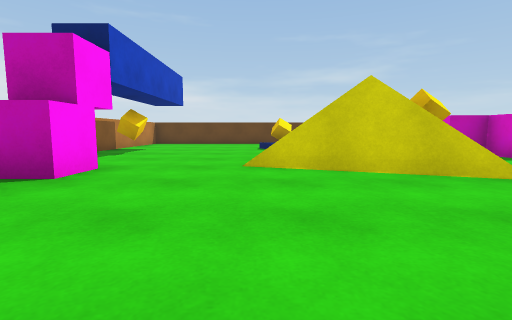
view 1 (above)

20 first-person views from a walk through a Unity game level. The camera is 0.62 m above the floor, tilts 6° down and sees 85° across. The floor is counted in squares, 1 m on a side. Each view is taken from the middle of a square. On the plan, view 1 faces up. The plan holds only what a view shows up to about 9 squares ahead; the rest is blank. The place goes on beyond the plan. The player is left out.

view 2
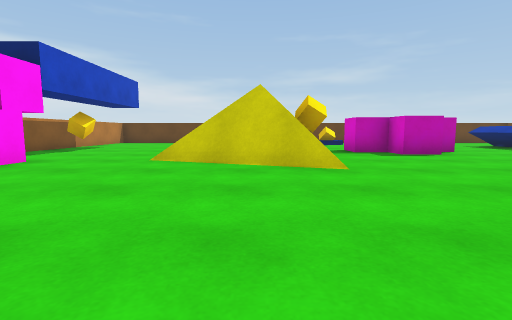

view 3
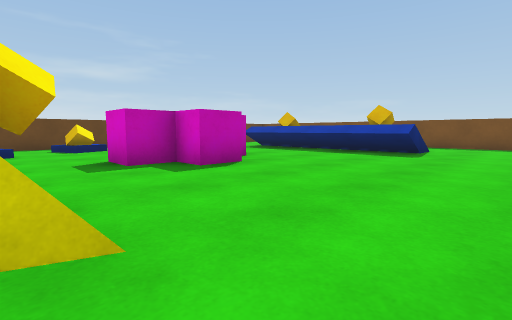

view 4
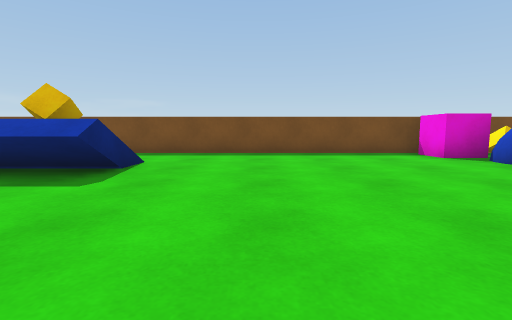

view 5
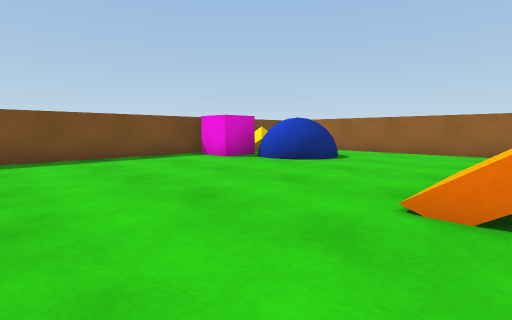

view 6
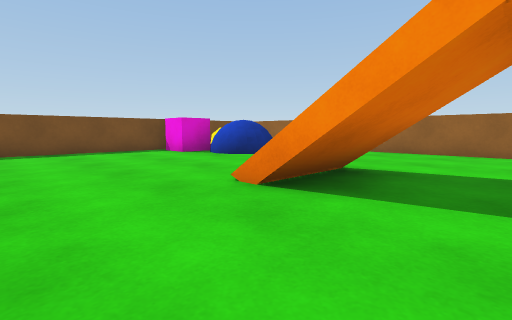

view 7
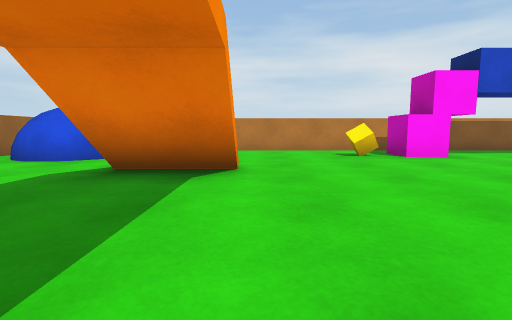

view 8
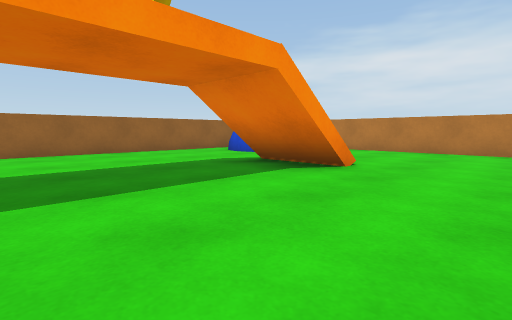

view 9
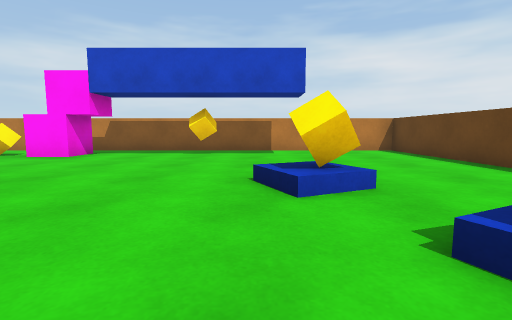

view 10
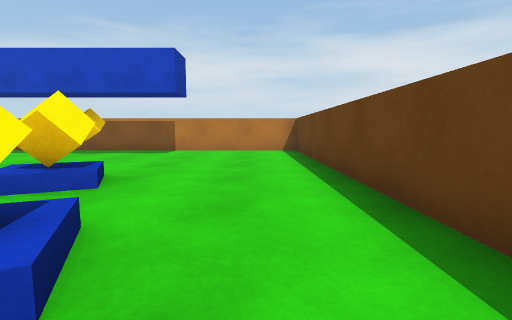

view 11
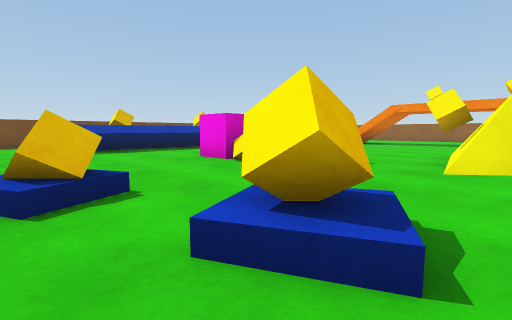

view 12
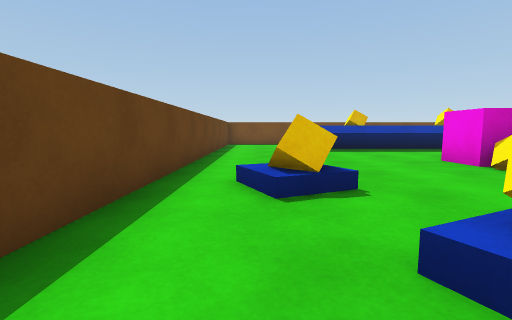

view 13
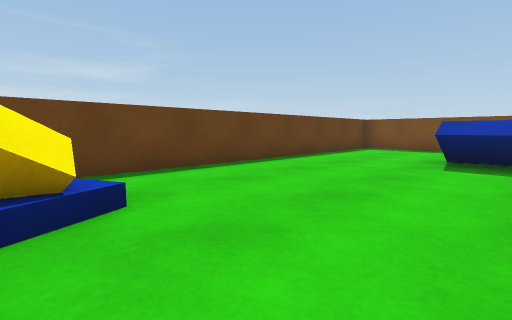

view 14
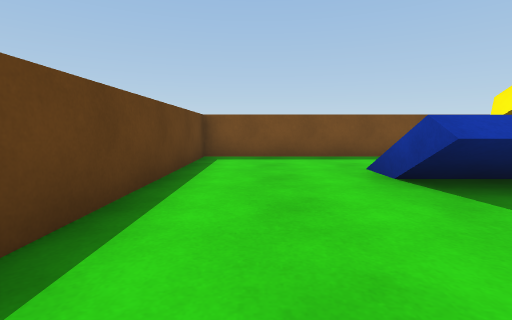

view 15
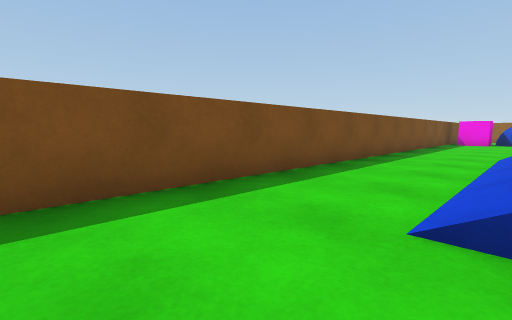

view 16
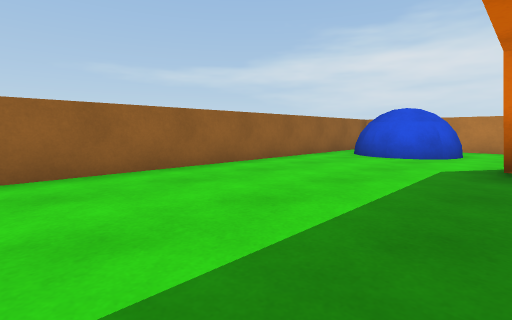

view 17
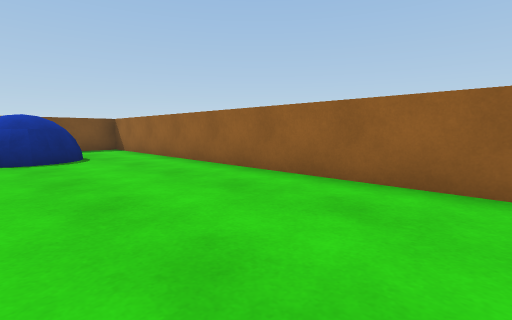

view 18
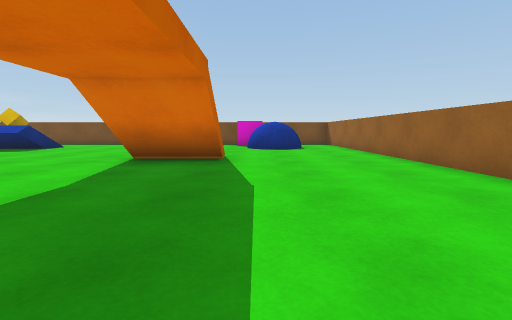

view 19
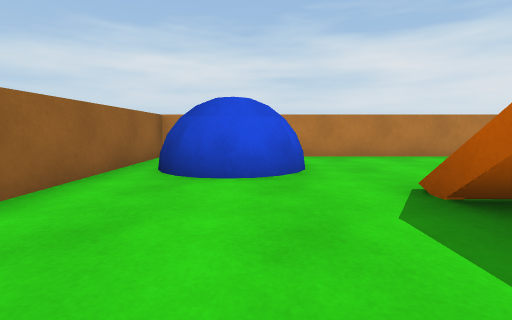

view 20
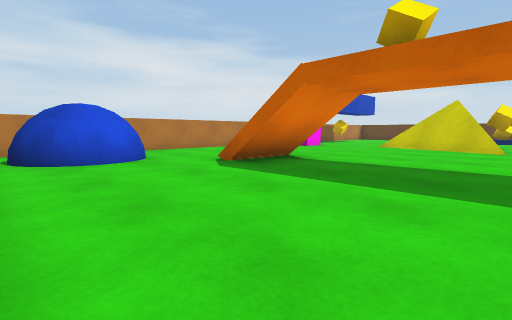

### Floor plan
Key: @ floor where view 1 was taken; # wall or solid block; . floor; / step, stairs or slope; = window, fence, low wall or low ledge; C cube; P pink cube; O other object.
Columns run from 5 left of view 1 to 15 right of it. Each row starts with its distance up from view 1.
 13 #####################
 12 #.........C.........#
 11 #.......C.CO........#
 10 #....OC.C.......//..#
  9 #.....C.........C/..#
  8 #.C.......PCCP..//..#
  7 #.......#.PPP...//..#
  6 #..... ##..P....//..#
  5 #....=###......./C..#
  4 #.P....##.......#=..#
  3 #.C.................#
  2 #...................#
  1 #...................#
  0 #....@..............#
 -1 #...  ......//......#
 -2 #....#......//......#
 -3 #.O..............OPP#
 -4 # OO............OOOC#
 -5 # OO................#
 -6 #...................#
 -7 #####################

Where each view was taken, in squares from view 1:
view 1: 0 up, 0 right, facing up
view 2: 1 down, 2 right, facing up
view 3: 2 up, 3 right, facing up-right
view 4: 2 up, 7 right, facing right
view 5: 2 up, 8 right, facing down-right
view 6: 2 up, 6 right, facing down-right
view 7: 0 up, 4 right, facing left
view 8: 2 up, 4 right, facing down-left
view 9: 9 up, 4 right, facing left
view 10: 12 up, 4 right, facing left
view 11: 12 up, 2 right, facing down-right
view 12: 12 up, 2 right, facing right
view 13: 9 up, 5 right, facing up-right
view 14: 12 up, 8 right, facing right
view 15: 12 up, 12 right, facing down-right
view 16: 2 down, 5 right, facing down-left
view 17: 3 down, 5 right, facing down-right
view 18: 3 down, 2 right, facing right
view 19: 4 down, 2 right, facing left
view 20: 6 down, 4 right, facing up-left
